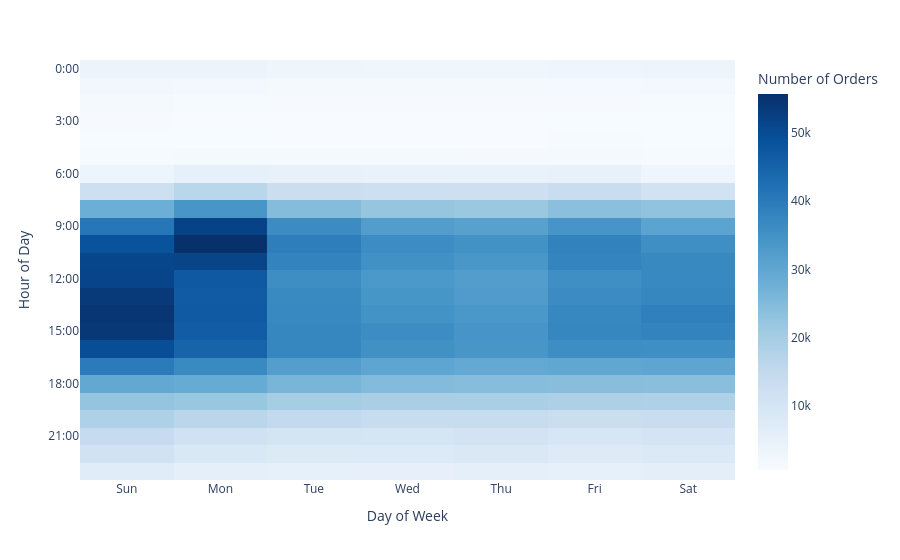

Write notebook code for a chart like this one.
### Markdown cell above
Most orders are being placed on Sunday and with a steady decrease throughout the week. Typically 10-11 average days between orders

### Code cell
# Orders by hour of day as percentages
order_hour_query = """
SELECT
    order_dow as day,
    order_hour_of_day as order_hour,
    COUNT(*) as orders,
    ROUND( COUNT(*) * 100.0 / SUM(COUNT(*)) OVER(), 2) as percentage_hour,
    ROUND( SUM (COUNT(*)) OVER(PARTITION BY order_dow)  * 100.0 / SUM(COUNT(*)) OVER(), 2) as percentage_day
FROM orders
GROUP BY order_hour, day
ORDER BY day, order_hour
"""

days_hours_df = con.execute(order_hour_query).df()

heatmap_matrix = days_hours_df.pivot(index='order_hour', columns='day', values='orders')

fig_heatmap = px.imshow(
        heatmap_matrix,
        labels=dict(x="Day of Week", y="Hour of Day",
                    color="Number of Orders"),
        x=['Sun', 'Mon', 'Tue', 'Wed', 'Thu', 'Fri', 'Sat'],
        color_continuous_scale='Blues'
    )

fig_heatmap.update_yaxes(
    tickmode='array',
    tickvals=list(range(0, 24, 3)),
    ticktext=[f'{h}:00' for h in range(0, 24, 3)],
    autorange='reversed'
)

fig_heatmap.show()

### Figure 1 — Plotly figure (JSON) as saved in the notebook; plotly's stock layout.template omitted (floating-point values rounded to 4 significant figures; data arrays with more than 128 entries replaced by an {"elided": "..."} marker saying what was removed)
{"data": [{"coloraxis": "coloraxis", "hovertemplate": "Day of Week: %{x}<br>Hour of Day: %{y}<br>Number of Orders: %{z}<extra></extra>", "name": "0", "type": "heatmap", "x": ["Sun", "Mon", "Tue", "Wed", "Thu", "Fri", "Sat"], "xaxis": "x", "y": [0, 1, 2, 3, 4, 5, 6, 7, 8, 9, 10, 11, 12, 13, 14, 15, 16, 17, 18, 19, 20, 21, 22, 23], "yaxis": "y", "z": {"elided": "24x7 int values"}}], "layout": {"coloraxis": {"colorbar": {"title": {"text": "Number of Orders"}}, "colorscale": [[0, "rgb(247,251,255)"], [0.125, "rgb(222,235,247)"], [0.25, "rgb(198,219,239)"], [0.375, "rgb(158,202,225)"], [0.5, "rgb(107,174,214)"], [0.625, "rgb(66,146,198)"], [0.75, "rgb(33,113,181)"], [0.875, "rgb(8,81,156)"], [1, "rgb(8,48,107)"]]}, "margin": {"t": 60}, "xaxis": {"anchor": "y", "constrain": "domain", "domain": [0, 1], "scaleanchor": "y", "title": {"text": "Day of Week"}}, "yaxis": {"anchor": "x", "autorange": "reversed", "constrain": "domain", "domain": [0, 1], "tickmode": "array", "ticktext": ["0:00", "3:00", "6:00", "9:00", "12:00", "15:00", "18:00", "21:00"], "tickvals": [0, 3, 6, 9, 12, 15, 18, 21], "title": {"text": "Hour of Day"}}}}
